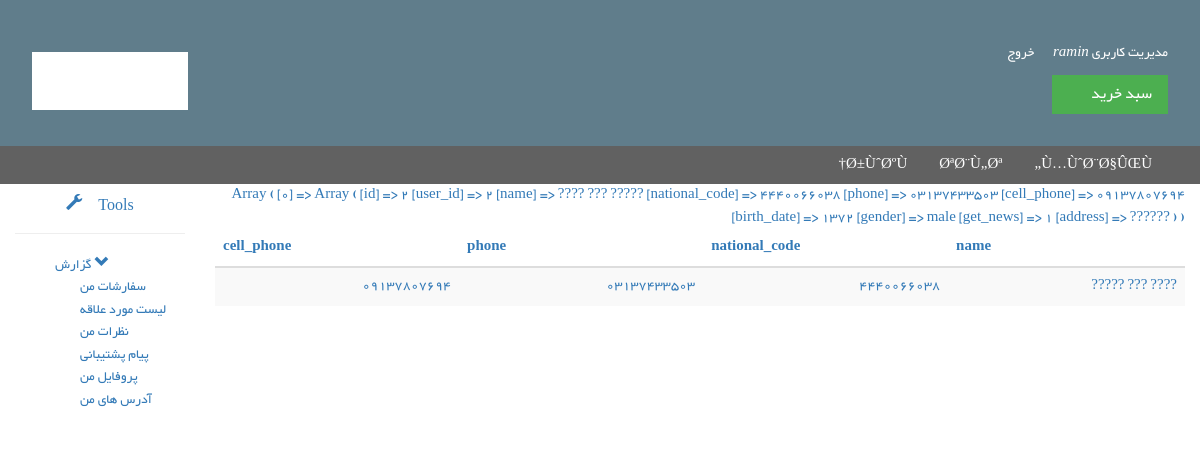
Screenshot of /cp/profile (signed in) with the database file from the repository.
### tables this page shows
CREATE TABLE `menu` (
  `id` int(11) NOT NULL,
  `menu` text NOT NULL,
  `href` text NOT NULL,
  `parent` int(11) NOT NULL
);

CREATE TABLE `profile` (
  `id` int(11) NOT NULL,
  `user_id` int(11) NOT NULL,
  `name` varchar(40) NOT NULL,
  `national_code` varchar(10) NOT NULL,
  `phone` varchar(20) NOT NULL,
  `cell_phone` varchar(20) NOT NULL,
  `birth_date` int(11) NOT NULL,
  `gender` enum('male','female','','') NOT NULL DEFAULT 'male',
  `get_news` tinyint(1) NOT NULL,
  `address` text NOT NULL
);

### app/core/ControllerPanel.php (called while the page is built, shortened)
<?php
class ControllerPanel extends Controller
{
	public function view($view,$data=[],$secure=false){
		require_once 'app/views/'.$view.'.php';
	}
}

### app/controllers/cp.php (called while the page is built, shortened)
<?php
class Cp extends ControllerPanel
{
        function profile(){
            $user_id= Session::get('id');
            $data=$this->formModel->get_profile($user_id);
            $this->view('cp/profile',$data);
        }
        function view($page,$data=array(),$secure=false){
            parent::view('cp/panel_top');
            parent::view($page,$data,$secure);
        }
}

### app/core/App.php (called while the page is built, shortened)
<?php
class App
{
	protected $method = 'index';
	public function __construct()
	{
		$url=$this->parseUrl();
		if(file_exists('app/controllers/'.$url[0].'.php')){
			unset($url[0]);
		}
		$this->controller=new $this->controller;
		if(isset($url[1])){
			if(method_exists($this->controller,$url[1])){
				$this->method=$url[1];
				unset($url[1]);
			}
		}
		$this->params= $url ? array_values($url) : [];
		call_user_func_array([$this->controller, $this->method], $this->params);
	}
	public function parseUrl()
	{
		if(isset($_GET['url']))
		{
			return $url= explode('/',filter_var(rtrim($_GET['url'],'/'),FILTER_SANITIZE_URL));
		}
	}
}

### index.php (called while the page is built, shortened)
<?php
$app = new App;

### app/core/Controller.php (called while the page is built, shortened)
<?php
class Controller
{
	public function model ($model){
		return new $model();
	}
}

### app/core/Model.php (called while the page is built)
<?php
class Model
{
	function __construct(){
		$this->db=new Database();
	}
}

### app/libs/database.php (called while the page is built, shortened)
<?php
class Database extends PDO{
	public function select($sql,$data=array(),$fetchMode=PDO::FETCH_ASSOC){
		$sth=$this->prepare($sql);
		foreach($data as $key =>$value){
			$sth->bindValue(":$key",$value);
		}
		$sth->execute();
		return $sth->fetchAll($fetchMode);
	}
}

### app/models/menu_m.php (called while the page is built, shortened)
<?php
class Menu_m extends Model{
  function get_menu($parent=0){
  	return $this->db->select("SELECT * FROM menu");
  }
}

### app/models/Cp_m.php (called while the page is built, shortened)
<?php
class Cp_m extends Model
{
    function get_profile($id){
		$result=$this->db->select("SELECT * FROM profile WHERE user_id=:ids",array('ids'=>$id));
		return $result;
    }
}

### app/views/cp/profile.php (the view)
<?php
print_r($data);
?>
<table class="table table-striped">
    <thead>
      <tr>
        <th>name</th>
        <th>national_code</th>
        <th>phone</th>
        <th>cell_phone</th>
      </tr>
    </thead>
    <tbody>
    <?php foreach($data as $item){?>
      <tr>
        <td><?= $item['name'] ?></td>
        <td><?= $item['national_code'] ?></td>
        <td><?= $item['phone'] ?></td>
        <td><?= $item['cell_phone'] ?></td>
      </tr>
      <?php } ?>
    </tbody>
  </table>

### app/views/menu.php
<?php
$menu_list=$this->model('Menu_m')->get_menu();
?>
<div class="w3-dark-grey">
    <ul class="w3-navbar" style="margin-right: 32px">
    <?php foreach($menu_list as $menu){ ?>
        <?php if($menu['parent']=='0'){ ?>
        <li class="w3-right"><a class="w3-hover-none w3-text-white w3-hover-text-white" href="#<?=$menu['href']?> "><?= $menu['menu'] ?></a></li>
        <?php } ?>
    <?php } ?>
</ul>
</div>

### public/w3.css (style rules this page uses)
* { -webkit-box-sizing:border-box;-moz-box-sizing:border-box;box-sizing:border-box }
html { -ms-text-size-adjust:100%;-webkit-text-size-adjust:100% }
body { margin:0 }
a { -webkit-tap-highlight-color:transparent;background-color:transparent }
html,body { font-family:Verdana,sans-serif;font-size:15px;line-height:1.5 }
a { color:inherit }
table { border-collapse:collapse;border-spacing:0;width:100%;display:table }
table,th,td { border:none }
.w3-navbar { list-style-type:none;margin:0;padding:0;overflow:hidden }
.w3-navbar li { float:left }
.w3-navbar li a { display:block;padding:8px 16px }
.w3-navbar a,.w3-topnav a,.w3-sidenav a,.w3-dropnav a,.w3-dropdown-content a,.w3-accordion-content a { text-decoration:none !important }
.w3-navbar a,.w3-topnav a,.w3-sidenav a,.w3-dropnav a,.w3-pagination li a,.w3-hoverable tbody tr,.w3-btn,.w3-btn-floating,.w3-btn-floating-large,.w3-hover-opacity,.w3-hover-shadow,.w3-accordion-content a,.w3-dropdown-content a,.w3-dropdown-click:hover,.w3-dropdown-hover:hover,.w3-opennav,.w3-closenav,.w3-closebtn, .w3-hover-amber,.w3-hover-aqua,.w3-hover-blue,.w3-hover-light-blue,.w3-hover-brown,.w3-hover-cyan,.w3-hover-blue-grey,.w3-hover-green,.w3-hover-light-green,.w3-hover-indigo,.w3-hover-khaki,.w3-hover-lime,.w3-hover-orange,.w3-hover-deep-orange,.w3-hover-pink, .w3-hover-purple,.w3-hover-deep-purple,.w3-hover-red,.w3-hover-sand,.w3-hover-teal,.w3-hover-yellow,.w3-hover-white,.w3-hover-black,.w3-hover-grey,.w3-hover-light-grey,.w3-hover-dark-grey,.w3-hover-text-amber,.w3-hover-text-aqua,.w3-hover-text-blue,.w3-hover-text-light-blue, .w3-hover-text-brown,.w3-hover-text-cyan,.w3-hover-text-blue-grey,.w3-hover-text-green,.w3-hover-text-light-green,.w3-hover-text-indigo,.w3-hover-text-khaki,.w3-hover-text-lime,.w3-hover-text-orange,.w3-hover-text-deep-orange,.w3-hover-text-pink,.w3-hover-text-purple, .w3-hover-text-deep-purple,.w3-hover-text-red,.w3-hover-text-sand,.w3-hover-text-teal,.w3-hover-text-yellow,.w3-hover-text-white,.w3-hover-text-black,.w3-hover-text-grey,.w3-hover-text-light-grey,.w3-hover-text-dark-grey { -webkit-transition:all 0.3s ease,color 0.15s ease;transition:all 0.3s ease,color 0.15s ease }
.w3-right { float:right !important }
.w3-dark-grey,.w3-hover-dark-grey:hover { color:#fff !important;background-color:#616161 !important }
.w3-text-white,.w3-hover-text-white:hover { color:#fff !important }

### public/mycss.css (style rules this page uses)
a { text-decoration:none; }

### app/views/cp/panel_top.php (style rules this page uses)
body { font-family: 'Yekan' ; text-align: right; direction: rtl; }
a:link, a:visited { text-decoration:none; }
ul li { list-style-type: none; }

### rows the page displays
menu: menu "Ù…ÙˆØ¨Ø§ÛŒÙ„"
menu: menu "ØªØ¨Ù„Øª"
menu: menu "Ø±ÙˆØºÙ†"
profile: name "???? ??? ?????", national_code "4440066038", phone "03137433503", cell_phone "09137807694"

### other values shown
$msg "ramin"
